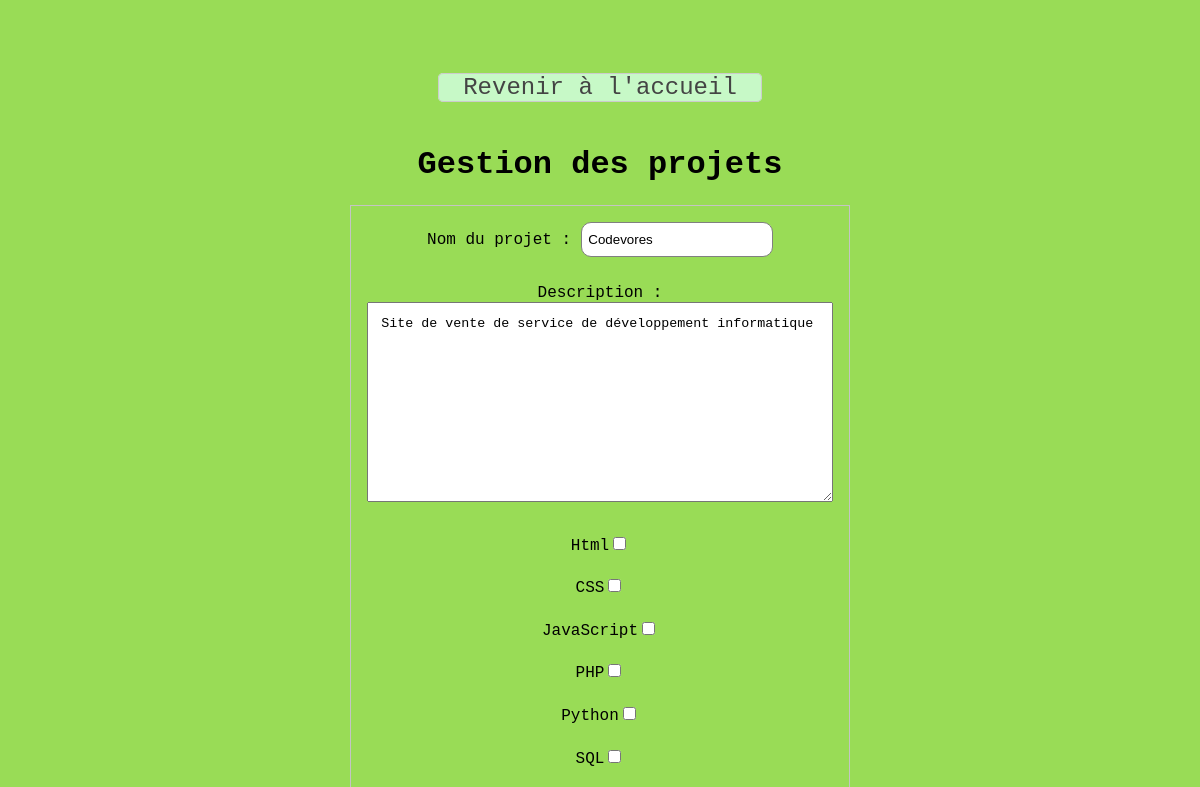
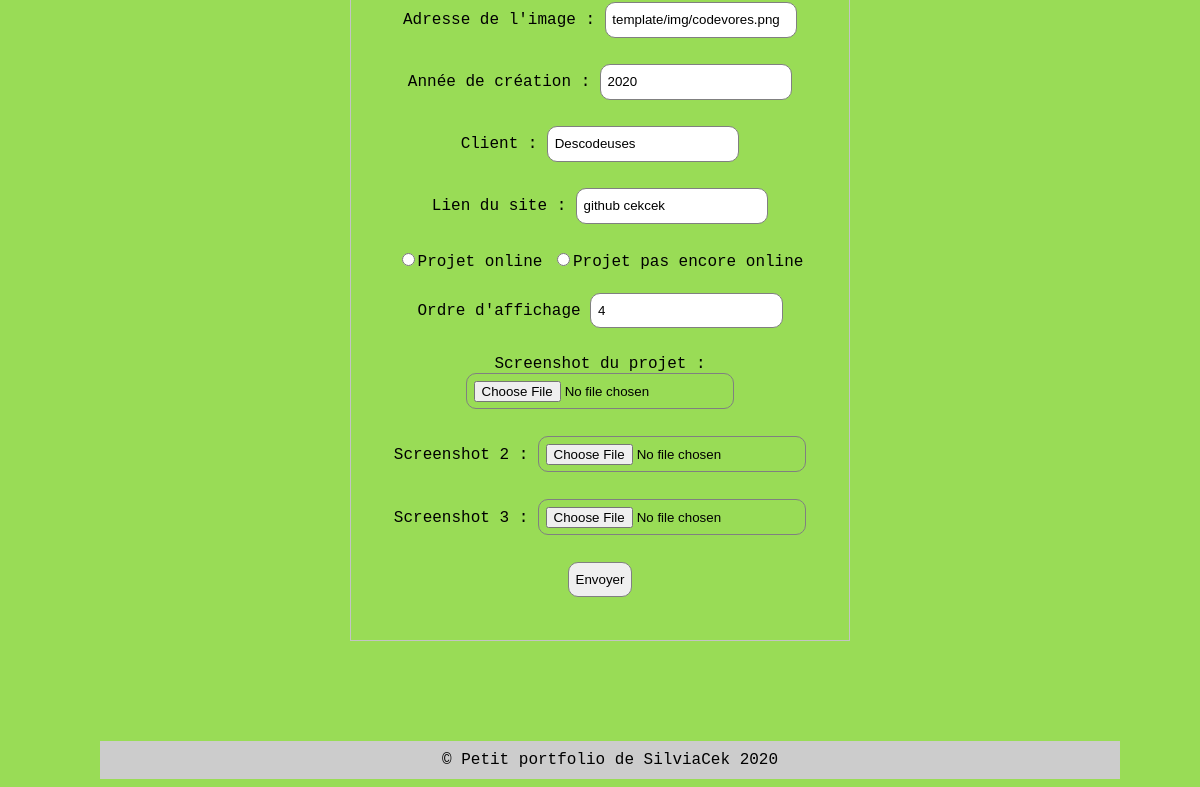
Page /admin/admin_projets/modifier_projet.php?projetAAfficher=4 (signed in) on the earlier database version (2 pictures, top to bottom).
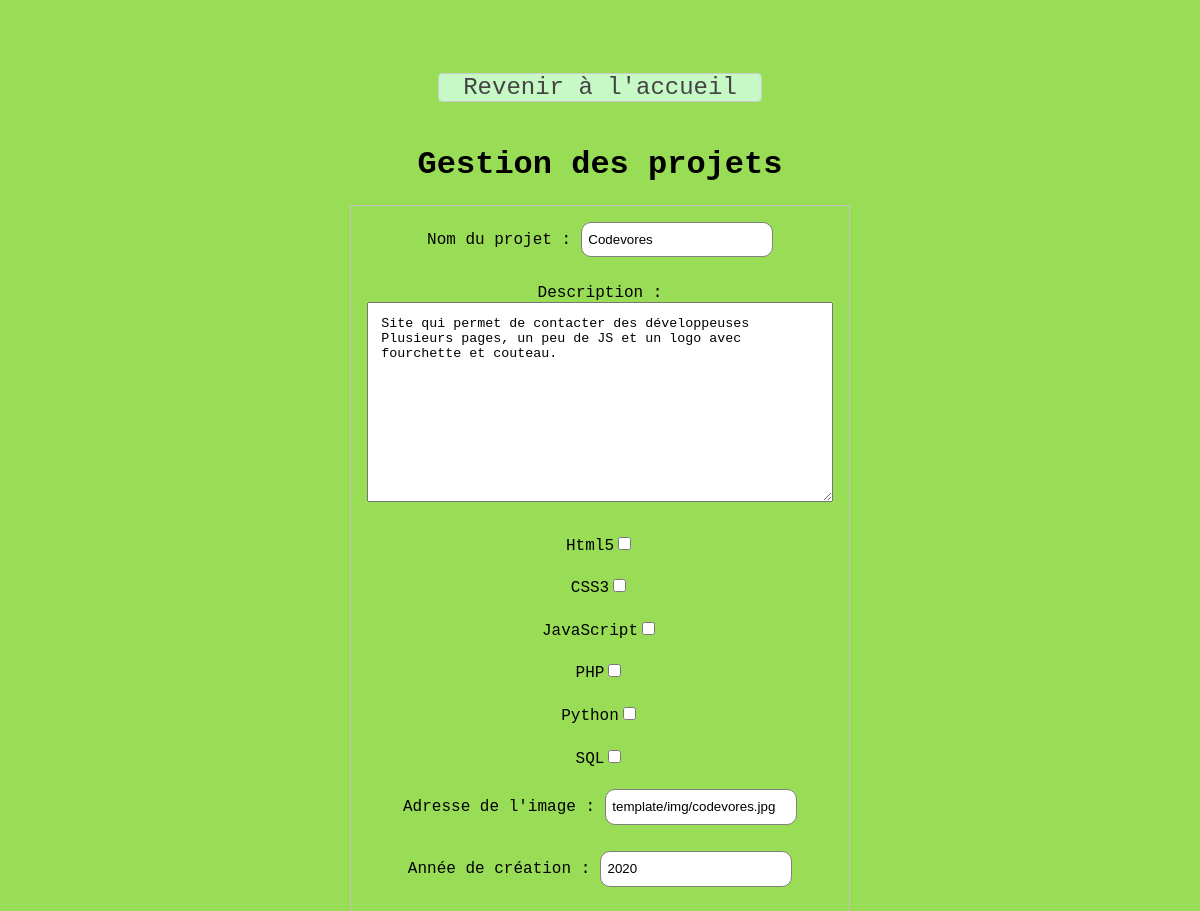
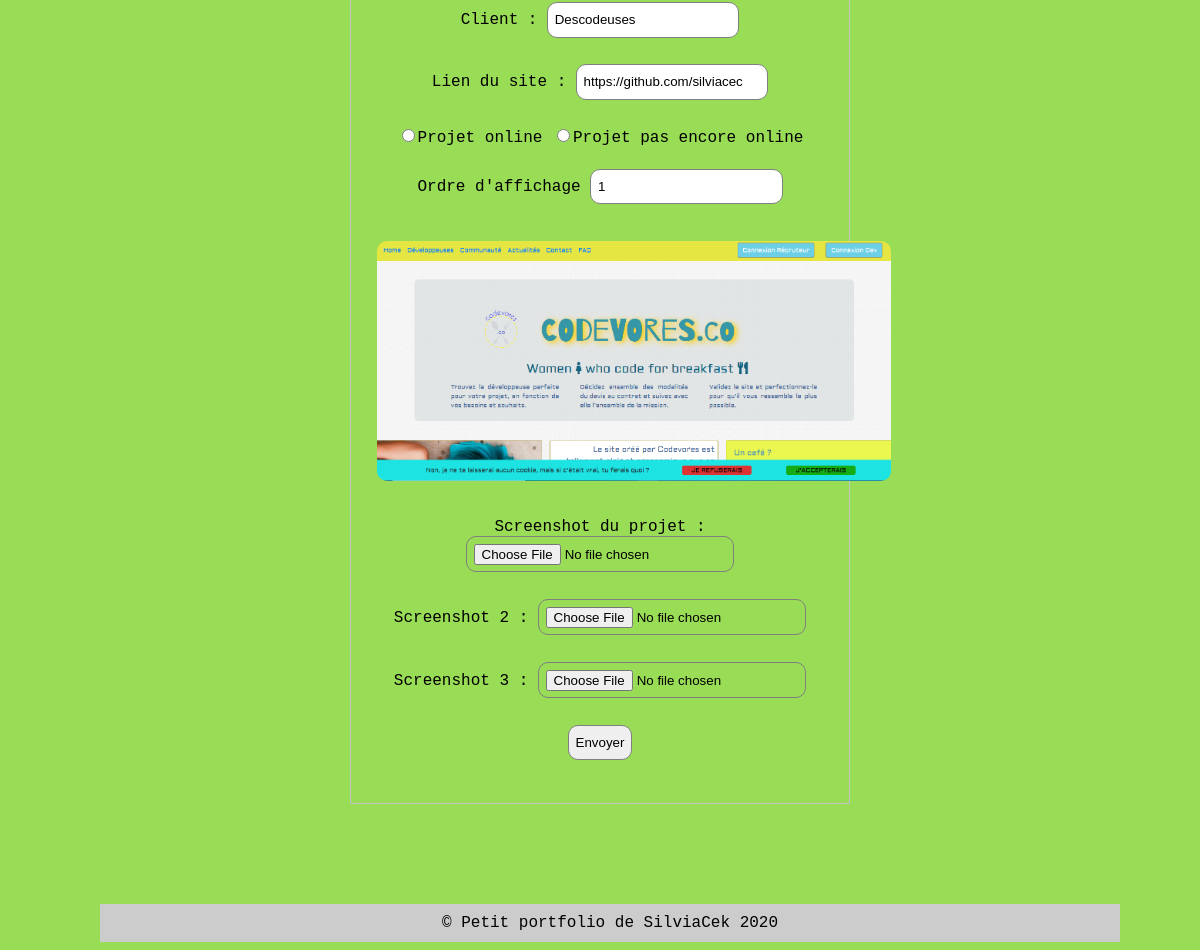
Same page on the later database version (2 pictures, top to bottom).
### tables this page shows
CREATE TABLE IF NOT EXISTS `projet` (
  `id_projet` int(11) NOT NULL AUTO_INCREMENT,
  `nom_projet` varchar(150) NOT NULL,
  `description` text NOT NULL,
  `url_image` varchar(150) NOT NULL,
  `annee` year(4) NOT NULL,
  `client` varchar(150) NOT NULL,
  `lien` varchar(150) NOT NULL,
  `online` tinyint(1) DEFAULT NULL,
  `ordre` int(11) NOT NULL,
  PRIMARY KEY (`id_projet`)
);

CREATE TABLE IF NOT EXISTS `techno` (
  `id_techno` int(11) NOT NULL AUTO_INCREMENT,
  `nom_techno` varchar(150) NOT NULL,
  PRIMARY KEY (`id_techno`)
);

### admin/admin_projets/modifier_projet.php (the view, shortened to what this page needs)
<?php
include "../../config.php";
include "../../fonctions.php";
include "../include/entete_admin.php";
if(!empty($_GET["projetAAfficher"])) {
    $projetAModifier = $bdd -> query("SELECT * from projet where id_projet = " . $_GET["projetAAfficher"]) -> fetch();
} else {
    $projetAModifier = [];
}
?>
<div class="container">
  <div class="projets">
    <a href="<?php echo URL_SITE ?>admin/index.php" class="button">Revenir à l'accueil</a>
    </div>
    <h1>Gestion des projets</h1>
    <div class="form">
      <form enctype="multipart/form-data" action="modifier_projet_reponse.php" method="post">
        <div class="field">
          Nom du projet : <input name="nom_projet" placeholder="Nom du projet" type="text" value="<?php echoKey($projetAModifier, "nom_projet")  ?>">
        </div>
        <div class="field">
          Description : <textarea name="description" placeholder="Description" type="text"><?php echoKey($projetAModifier, "description")  ?></textarea>
        </div>
        <?php
        $technoACocher = $bdd -> query("select * from techno") -> fetchAll();
        foreach ($technoACocher as $key => $techno){
          echo $techno["nom_techno"];
          echo "<input type='checkbox' name='techno[]' value='$techno[id_techno]'/><br>";
        }
        ?>
        <div class="field">
            Adresse de l'image : <input name="url_image" placeholder="Url de l'image" type="text" value="<?php echoKey($projetAModifier, "url_image")?>">
        </div>
        <div class="field">
            Année de création : <input name="annee" placeholder="Année" type="text"  value="<?php echoKey($projetAModifier, "annee")?>">
        </div>
        <div class="field">
            Client : <input name="client" placeholder="Client" type="text"  value="<?php echoKey($projetAModifier, "client")?>">
        </div>
        <div class="field">
            Lien du site : <input name="lien" placeholder="Lien" type="text"  value="<?php echoKey($projetAModifier, "lien")?>">
        </div>
        <div class="field">
          <input type="radio" name="online" value="1">Projet online
          <input type="radio" name="online" value="0">Projet pas encore online
        </div>
        <div class="field">
            Ordre d'affichage <input name="ordre" placeholder="Ordre" type="number"  value="<?php echoKey($projetAModifier, "ordre")?>">
        </div>
        <div class="image_admin">
        <?php
        if(!empty($_GET["projetAAfficher"])) {
            echo html_image("$projetAModifier[url_image]", "img_pt");
            }
        ?>
        <div>
        Screenshot du projet : <input name="url_image" type="file"  accept="image/jpeg, image/png" />
        </div>
        <div>
        Screenshot 2 : <input name="image_2" type="file"  accept="image/jpeg, image/png" />
        </div>
        <div>
        Screenshot 3 : <input name="image_3" type="file"  accept="image/jpeg, image/png" />
        </div>
      </div>
      <input type="submit" value="Envoyer" />
    </form>
  </div>
</div>
<?php
 include "../../template/include/footer.php";

### fonctions.php (shortened to what this page needs)
<?php
  function html_image($urlImage, $classHtml = "") {
    if(is_file(PATH_SITE . $urlImage)) {
        return "<img src='" . URL_SITE . "/$urlImage' class='$classHtml'>";
    }
    return "";
  }
function echoKey($tableau, $cle, $valeurDefaut = "") {
  if(!empty($tableau[$cle])) {
      echo $tableau[$cle];
  } else {
      echo $valeurDefaut;
  }
}

Differences in the rows shown:
changed projet "Codevores": description "Site de vente de service de développement informatique" → "Site qui permet de contacter des développeuses Plusieurs pages, un peu de JS et un logo avec fourchette et couteau."; url_image "template/img/codevores.png" → "template/img/codevores.jpg"; lien "github cekcek" → "https://github.com/silviacec"; ordre "4" → "1"; url_image: picture added
changed techno: nom_techno "Html" → "Html5"
changed techno: nom_techno "CSS" → "CSS3"
